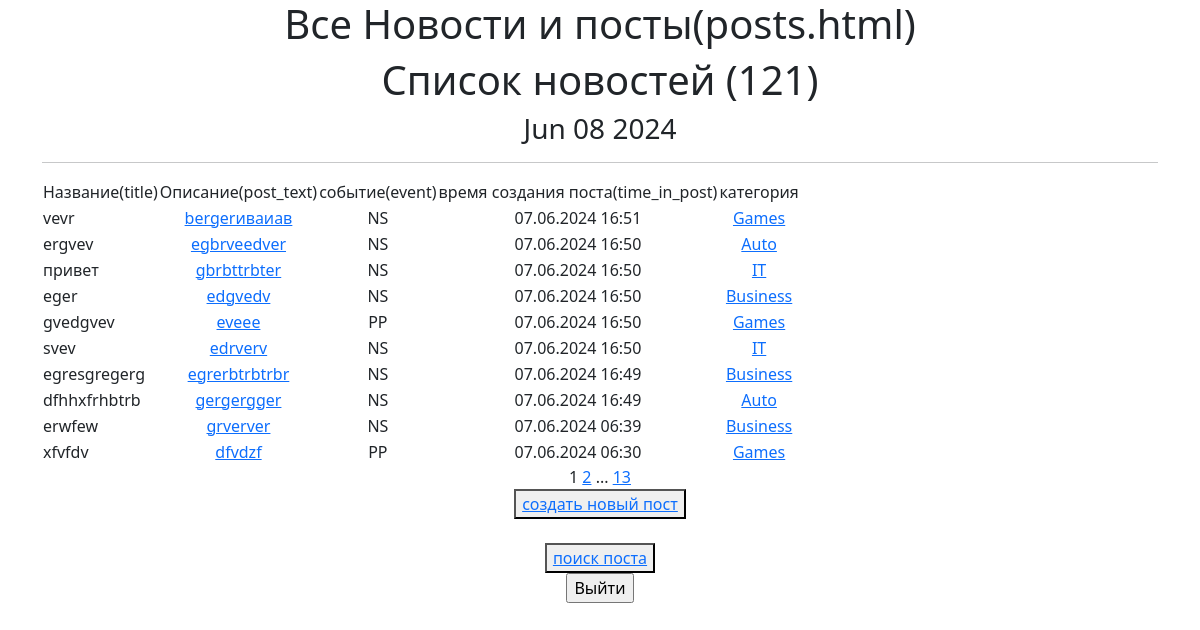
Page /Posts/ on the committed database.
### news/models.py (models this page shows, shortened)
class Post(models.Model):
    news = "NS"
    papers = "PP"
    event_choose = [(news, "Новость"), (papers, "Статья")]
    post_author = models.ForeignKey(Author, on_delete=models.CASCADE)
    categories = models.ManyToManyField(Category, through=PostCategory)
    time_in_post = models.DateTimeField(auto_now_add=True)
    event = models.CharField(choices=event_choose, max_length=2)
    title = models.CharField(max_length=199)
    post_text = models.TextField()
    post_rating = models.IntegerField(default=0)

class Category(models.Model):
   objects = None
   name = models.CharField(max_length=128, unique=True)  # максмиальная длина 128 знаков, уникальное поле
   subscribers = models.ManyToManyField(User, blank=True, related_name='categories')
   def __str__(self):
       return self.name

### news/views.py (the view)
# urls.py: path('', PostsList.as_view()),
class PostsList(ListView):
    model = Post
    ordering = '-time_in_post'
    template_name = 'posts.html'
    context_object_name = 'posts'
    paginate_by = 10  # вот так мы можем указать количество записей на странице
    def get_context_data(self, **kwargs):#get_context_data, позволяет нам получить дополнительные данные, которые будут переданы в шаблон.
        context = super().get_context_data(**kwargs)
        context['news_count'] = self.get_queryset().count()###добавил показывает количество новостей
        context['time_now'] = datetime.utcnow()
        return context

### news/templatetags/custom_filters.py (called while the page is built)
@register.filter(name='censor')
def censor(value):
    for sw in stop_words:
        value = value.lower().replace(sw.lower(), '...')
    return value

@register.filter(name='preview')
def preview(value):
    if len(value) > 50:
        return value[:51] + '...'
    else:
        return value

### templates/posts.html (shortened to what this page needs)
{% extends 'flatpages/default.html' %}
{% load custom_filters %}!
{% block content %}
   <h1>Все Новости и посты(posts.html)</h1>
    <h1>Список новостей ({{ news_count }})</h1>
   <h3>{{ time_now|date:'M d Y' }}</h3>
   <hr>
    {% if posts %}
       <table>
           <tr>
               <td>Название(title)</td>
               <td>Описание(post_text)</td>
               <td>событие(event)</td>
               <td>время создания поста(time_in_post)</td>
               <td>категория</td>
           </tr>{% for post in posts %}<tr>
              <td align="left">{{ post.title|censor|preview }}</td>
              <td><a href="{% url 'posts_detail' post.pk %}">{{ post.post_text }}</a></td>
               <td>{{ post.event }}</td>
               <td>{{ post.time_in_post|date:'d.m.Y H:i' }}</td>
               <td>{% for category in post.categories.all %}
                   <a href="{% url 'categories' category.id%}"> {{category }}</a>
                   {% endfor %}
                </td>
		   </tr>
		   {% endfor %}
       </table>
   {% else %}
       <h2>новостей нет!</h2>
   {% endif %}
   {{ page_obj.number }}
   {% if page_obj.has_next %}
       <a href="?page={{ page_obj.next_page_number }}">{{ page_obj.next_page_number }}</a>
       {% if paginator.num_pages != page_obj.next_page_number %}
           ...
           <a href="?page={{ page_obj.paginator.num_pages }}">{{ page_obj.paginator.num_pages }}</a>
       {% endif %}
   {% endif %}
<br>
<button><a href="{% url 'post_crete' %}">создать новый пост </a> </button><br />
<br>
<button><a href="{% url 'posts_search' %}">поиск поста </a> </button><br />
<form action="{% url 'logout' %}" method="post">
<input type="submit" value="Выйти">
{% endblock content %}

### rows in the picture
Post: title|censor "vevr", post_text "bergerиваиав", event "NS", time_in_post "07.06.2024 16:51"
Category: name "Games"
Post: title|censor "ergvev", post_text "egbrveedver", event "NS", time_in_post "07.06.2024 16:50"
Category: name "Auto"
Post: title|censor "привет", post_text "gbrbttrbter", event "NS", time_in_post "07.06.2024 16:50"
Category: name "IT"
Post: title|censor "eger", post_text "edgvedv", event "NS", time_in_post "07.06.2024 16:50"
Category: name "Business"
Post: title|censor "gvedgvev", post_text "eveee", event "PP", time_in_post "07.06.2024 16:50"
Post: title|censor "svev", post_text "edrverv", event "NS", time_in_post "07.06.2024 16:50"
Post: title|censor "egresgregerg", post_text "egrerbtrbtrbr", event "NS", time_in_post "07.06.2024 16:49"
Post: title|censor "dfhhxfrhbtrb", post_text "gergergger", event "NS", time_in_post "07.06.2024 16:49"
Post: title|censor "erwfew", post_text "grverver", event "NS", time_in_post "07.06.2024 06:39"
Post: title|censor "xfvfdv", post_text "dfvdzf", event "PP", time_in_post "07.06.2024 06:30"

### other values in the picture
{{ news_count }} "121"
{{ time_now|date:'M d Y' }} "Jun 08 2024"
{{ page_obj.number }} "1"
{{ page_obj.next_page_number }} "2"
{{ page_obj.paginator.num_pages }} "13"
